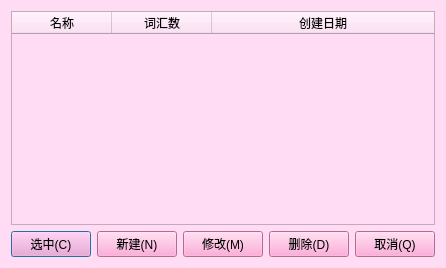
<?xml version="1.0" encoding="UTF-8"?>
<ui version="4.0">
 <class>Dialog</class>
 <widget class="QDialog" name="Dialog">
  <property name="geometry">
   <rect>
    <x>0</x>
    <y>0</y>
    <width>357</width>
    <height>268</height>
   </rect>
  </property>
  <property name="windowTitle">
   <string>管理单词本</string>
  </property>
  <property name="styleSheet">
   <string notr="true">background-color: rgb(255, 220, 244);</string>
  </property>
  <layout class="QGridLayout" name="gridLayout">
   <item row="0" column="0" colspan="5">
    <widget class="QTableWidget" name="tableWidget">
     <property name="styleSheet">
      <string notr="true">background-color: rgb(255, 220, 244);</string>
     </property>
     <property name="editTriggers">
      <set>QAbstractItemView::NoEditTriggers</set>
     </property>
     <property name="selectionMode">
      <enum>QAbstractItemView::SingleSelection</enum>
     </property>
     <property name="selectionBehavior">
      <enum>QAbstractItemView::SelectRows</enum>
     </property>
     <property name="textElideMode">
      <enum>Qt::ElideRight</enum>
     </property>
     <property name="showGrid">
      <bool>true</bool>
     </property>
     <property name="rowCount">
      <number>0</number>
     </property>
     <attribute name="horizontalHeaderShowSortIndicator" stdset="0">
      <bool>false</bool>
     </attribute>
     <attribute name="horizontalHeaderStretchLastSection">
      <bool>true</bool>
     </attribute>
     <attribute name="verticalHeaderVisible">
      <bool>false</bool>
     </attribute>
     <column>
      <property name="text">
       <string>名称</string>
      </property>
     </column>
     <column>
      <property name="text">
       <string>词汇数</string>
      </property>
     </column>
     <column>
      <property name="text">
       <string>创建日期</string>
      </property>
     </column>
    </widget>
   </item>
   <item row="1" column="0">
    <widget class="QPushButton" name="button_choose">
     <property name="font">
      <font>
       <family>Microsoft YaHei UI</family>
       <weight>50</weight>
       <bold>false</bold>
      </font>
     </property>
     <property name="styleSheet">
      <string notr="true">border-color: rgb(0, 0, 101);
background-color: rgb(255, 149, 206);</string>
     </property>
     <property name="text">
      <string>选中(C)</string>
     </property>
     <property name="shortcut">
      <string>Alt+C</string>
     </property>
     <property name="autoRepeatDelay">
      <number>240</number>
     </property>
     <property name="autoRepeatInterval">
      <number>70</number>
     </property>
    </widget>
   </item>
   <item row="1" column="1">
    <widget class="QPushButton" name="button_create">
     <property name="font">
      <font>
       <family>Microsoft YaHei UI</family>
       <weight>50</weight>
       <bold>false</bold>
      </font>
     </property>
     <property name="styleSheet">
      <string notr="true">border-color: rgb(0, 0, 101);
background-color: rgb(255, 149, 206);</string>
     </property>
     <property name="text">
      <string>新建(N)</string>
     </property>
     <property name="shortcut">
      <string>Alt+N</string>
     </property>
     <property name="autoRepeatDelay">
      <number>240</number>
     </property>
     <property name="autoRepeatInterval">
      <number>70</number>
     </property>
    </widget>
   </item>
   <item row="1" column="2">
    <widget class="QPushButton" name="button_change">
     <property name="font">
      <font>
       <family>Microsoft YaHei UI</family>
       <weight>50</weight>
       <bold>false</bold>
      </font>
     </property>
     <property name="styleSheet">
      <string notr="true">border-color: rgb(0, 0, 101);
background-color: rgb(255, 149, 206);</string>
     </property>
     <property name="text">
      <string>修改(M)</string>
     </property>
     <property name="shortcut">
      <string>Alt+M</string>
     </property>
     <property name="autoRepeatDelay">
      <number>240</number>
     </property>
     <property name="autoRepeatInterval">
      <number>70</number>
     </property>
    </widget>
   </item>
   <item row="1" column="3">
    <widget class="QPushButton" name="button_delete">
     <property name="font">
      <font>
       <family>Microsoft YaHei UI</family>
       <weight>50</weight>
       <bold>false</bold>
      </font>
     </property>
     <property name="styleSheet">
      <string notr="true">border-color: rgb(0, 0, 101);
background-color: rgb(255, 149, 206);</string>
     </property>
     <property name="text">
      <string>删除(D)</string>
     </property>
     <property name="shortcut">
      <string>Alt+D</string>
     </property>
     <property name="autoRepeatDelay">
      <number>240</number>
     </property>
     <property name="autoRepeatInterval">
      <number>70</number>
     </property>
    </widget>
   </item>
   <item row="1" column="4">
    <widget class="QPushButton" name="button_quit">
     <property name="font">
      <font>
       <family>Microsoft YaHei UI</family>
       <weight>50</weight>
       <bold>false</bold>
      </font>
     </property>
     <property name="styleSheet">
      <string notr="true">border-color: rgb(0, 0, 101);
background-color: rgb(255, 149, 206);</string>
     </property>
     <property name="text">
      <string>取消(Q)</string>
     </property>
     <property name="shortcut">
      <string>Alt+Q</string>
     </property>
     <property name="autoRepeatDelay">
      <number>240</number>
     </property>
     <property name="autoRepeatInterval">
      <number>70</number>
     </property>
    </widget>
   </item>
  </layout>
 </widget>
 <resources/>
 <connections/>
</ui>
